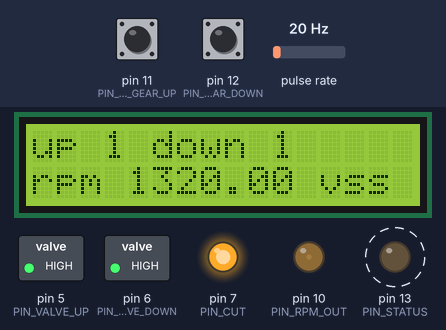
The sketch below on a simulated Arduino Uno, built with avr-gcc and run on an emulated ATmega328P. Parts: 16×2 character LCD, switched loads named in the sketch (green lamp = pin HIGH), output pins drawn as LEDs (lit = HIGH). Wiring (inferred from the names in the program): pulse sensor: data pin 2. Dashed ring = blinking. Inputs (shaded band) come from the test bench; at power-on: pulse rate 20 Hz, pin 11 (PIN_BTN_GEAR_UP) HIGH, pin 12 (PIN_BTN_GEAR_DOWN) HIGH.

Above: at 1.2 s.
1.3 s: pulse rate (sensor on pin 2) set to 150 Hz
At 2.9 s:
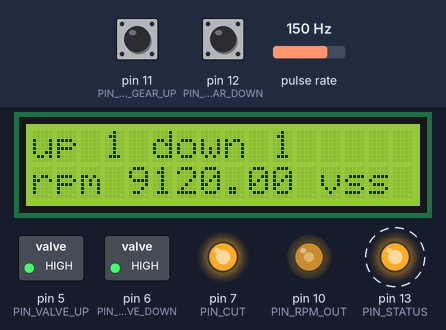
3.1 s: pin 11 (PIN_BTN_GEAR_UP) pulled LOW for 0.15 s
At 3.36 s:
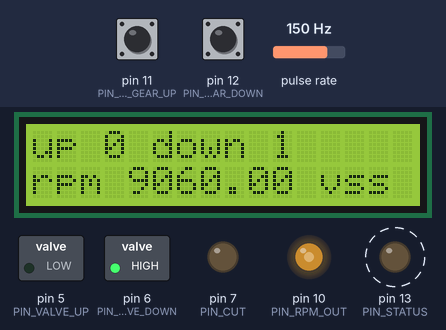
3.8 s: pin 12 (PIN_BTN_GEAR_DOWN) pulled LOW for 1 s
At 4.51 s:
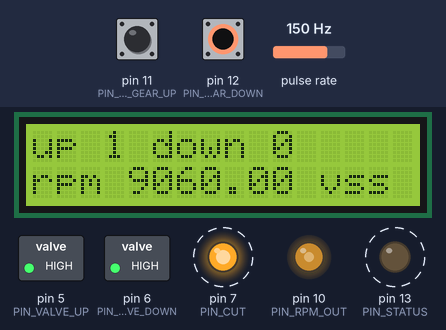
5.4 s: pin 11 (PIN_BTN_GEAR_UP) pulled LOW for 1 s
At 5.89 s:
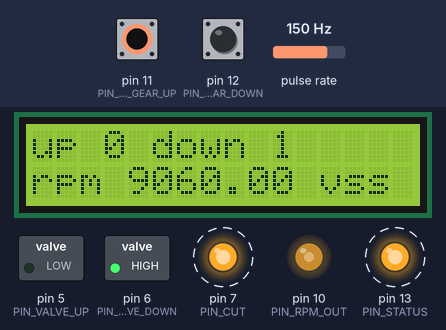
7.0 s: pulse rate (sensor on pin 2) set to 4 Hz
At 7.2 s:
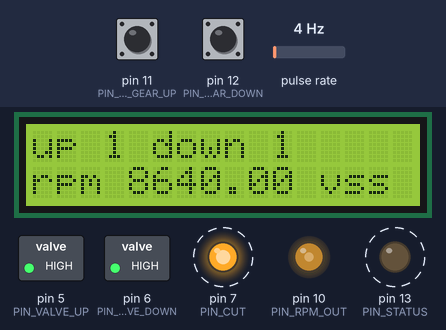
8.6 s: pin 12 (PIN_BTN_GEAR_DOWN) pulled LOW for 0.15 s
At 9.07 s:
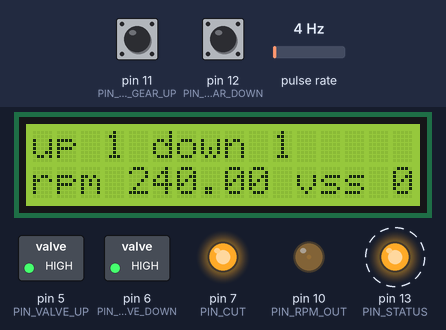
Timing chart, 0 to 10.3 s (numbered marks = the images above; inputs shaded):
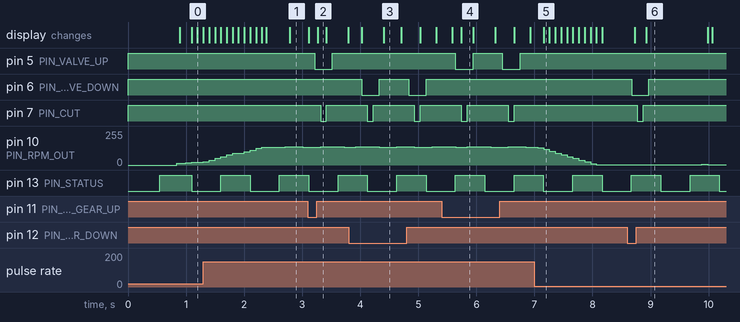

The sketch:

formula600.ino
```cpp
// (licence header left out)
/*
 * TODO List
 *   - gear meter using rpm and vs sensor
 */

/*
 * WISH List ?
 *   - launch control (control rpm at start and clutch)
 *       control position of clutch is very difficult (almost impossible).
 *       So rather control position linearly, divide position into 3. Pushed,
 *       not pushed, half-pushed.
 *   - wing control (due to down-force in corner)
 *   - neutral gear detection
 */

#include "LiquidCrystal_I2C.h"

//#define TASK_SERIAL

/******************************************************************************
 * class declaration
 ******************************************************************************/
// Button class for debouncing
class Button {
  int pin;
  unsigned long lastDebounceTime;
  bool lastState;
  bool state;
public:
  Button(int pin, int state);
  void update();
  bool getState();
};

/******************************************************************************
 * pins
 ******************************************************************************/
// button
const int PIN_BTN_GEAR_UP = 11; // pull-up
const int PIN_BTN_GEAR_DOWN = 12; // pull-up

// relay
const int PIN_VALVE_UP = 5; // relay pin
const int PIN_VALVE_DOWN = 6; // relay pin
const int PIN_CUT = 7; // relay pin

//
const int PIN_RPM_IN = 2; // interrupt pin
const int PIN_VSS = 3; // interrupt pin

const int PIN_RPM_OUT = 10; // pwm pin

const int PIN_STATUS = 13;

/******************************************************************************
 * global variables
 ******************************************************************************/

// engine specific constants
const int ENGINE_CYLINDERS = 4;
const int ENGINE_STROKES = 4;

//   gear ratio = in / out
const char GEAR_PATTERN[7] = {'1', 'N', '2', '3', '4', '5', '6'};
const float GEAR_PRIMARY = 2.111; // 76/36
const float GEAR_FINAL = 2.625; // 42/16
const float GEAR_RATIO[6] = {
  2.750, // 33/12
  2.000, // 32/16
  1.667, // 30/18
  1.444, // 26/18
  1.304, // 30/23
  1.208  // 29/24
};

Button gearUpBtn(PIN_BTN_GEAR_UP, HIGH);
Button gearDownBtn(PIN_BTN_GEAR_DOWN, HIGH);

const unsigned long DEBOUNCE_DELAY = 50; // milli sec

// 아두이노가 전원이 들어온 직후에 약간의 텀을 두어서 오작동을 줄이고자 함.
// to make arduino waits until system gets stabilized
bool startingUp = true;
const int STARTING_UP_DELAY = 800;

// taskGear
//
//        0         50        100       150       200       250       300 (ms)
//        |---------|---------|---------|---------|---------|---------|
// button *--*
// gear   *-----------------------------------------------------------*
// cut              *---------*
bool canGearShift = true;
unsigned long lastGearShift;
const unsigned long GEAR_SHIFT_DELAY = 500;

bool canGearUp = false;
bool canGearDown = false;
bool canGearUpReturn = false;
bool canGearDownReturn = false;
unsigned long lastGearUp;
unsigned long lastGearDown;
unsigned long lastGearUpReturn;
unsigned long lastGearDownReturn;
const unsigned long GEAR_UP_DELAY = 0; // IMPORTANT
const unsigned long GEAR_DOWN_DELAY = 0; // IMPORTANT
const unsigned long GEAR_UP_RETURN_DELAY = 300; // IMPORTANT
const unsigned long GEAR_DOWN_RETURN_DELAY = 300; // IMPORTANT

bool canCut = false;
bool canCutReturn = false;
unsigned long lastCut;
unsigned long lastCutReturn;
const unsigned long CUT_DELAY = 50; // IMPORTANT
const unsigned long CUT_RETURN_DELAY = 50; // IMPORTANT

// taskLCD
LiquidCrystal_I2C lcd(0x27, 16, 2);
unsigned long lastLCDPrint;
const unsigned long LCD_PRINT_DELAY = 100;

// taskSerial
unsigned long lastSerial;
const unsigned long SERIAL_DELAY = 100;

// taskRPM
int rpmPulses;
unsigned long lastRPM;
const unsigned long MAX_RPM = 17000;
const unsigned long RPM_CHECK_DURATION = 100;

const int MAX_RPM_COUNT = 10; // variables for interpolating rpm over time
float rpms[MAX_RPM_COUNT];
int rpm_ptr;
float rpm_accum;
float rpm;

bool warningMode = false;
unsigned long lastBlink;
bool blinkState;
const unsigned long BLINK_RATE = 200;
const int WARN_RPM = 13000;
const unsigned long WARN_DURATION = 1000;

// taskVSS
int vssPulses;
unsigned long lastVSS;
const unsigned long VSS_CHECK_DURATION = 100;

/******************************************************************************
 * class definitions
 ******************************************************************************/
Button::Button(int pin, int state) : pin(pin), lastState(state), state(state) {
  lastDebounceTime = millis();
  lastState = digitalRead(pin);
  state = lastState;
}

void Button::update() {
  int curState = digitalRead(pin);
  if (curState != lastState)
    lastDebounceTime = millis();
  if ((millis() - lastDebounceTime) > DEBOUNCE_DELAY)
    state = curState;
  lastState = curState;
}

bool Button::getState() {
  return state;
}

/******************************************************************************
 * functions
 ******************************************************************************/

// function declarations

void setup();
void loop();

void rpmInterrupt();
void vssInterrupt();

void taskButton();
void taskGear();
void taskRPM();
void taskVSS();
void taskLCD();

// function definitions

void setup() {
  // setup pin modes
  pinMode(PIN_BTN_GEAR_UP, INPUT_PULLUP);
  pinMode(PIN_BTN_GEAR_DOWN, INPUT_PULLUP);

  pinMode(PIN_VALVE_UP, OUTPUT); // relay pin
  pinMode(PIN_VALVE_DOWN, OUTPUT); // relay pin
  pinMode(PIN_CUT, OUTPUT); // relay pin
  digitalWrite(PIN_VALVE_UP, HIGH);
  digitalWrite(PIN_VALVE_DOWN, HIGH);
  digitalWrite(PIN_CUT, HIGH);

  pinMode(PIN_RPM_IN, INPUT); // interrupt pin
  pinMode(PIN_VSS, INPUT); // interrupt pin

  pinMode(PIN_RPM_OUT, OUTPUT); // pwm pin

  pinMode(PIN_STATUS, OUTPUT);
  digitalWrite(PIN_STATUS, LOW);

  // init taskGear
  canGearShift = true;
  lastGearShift = millis();

  // init rpm and vss
  attachInterrupt(digitalPinToInterrupt(PIN_RPM_IN), rpmInterrupt, FALLING);
  //attachInterrupt(digitalPinToInterrupt(PIN_VSS), vssInterrupt, FALLING);

  // init lcd
  lastLCDPrint = millis();
  lcd.begin();
  lcd.backlight();

#ifdef TASK_SERIAL
  Serial.begin(9600);
#endif
}

/*
 * taskButton
 */

void taskButton() {
  gearUpBtn.update();
  gearDownBtn.update();
}

/*
 * taskGear
 */

void taskGear() {
  if (startingUp) return;

  bool gearUp = gearUpBtn.getState();
  bool gearDown = gearDownBtn.getState();

  if (canGearShift && (gearUp == false || gearDown == false)
          && millis() - lastGearShift > GEAR_SHIFT_DELAY) {
    canGearShift = false;

    canCut = true;
    lastCut = millis();

    if (gearUp == false) {
      canGearUp = true;
      lastGearUp = millis();
    } else if (gearDown == false) {
      canGearDown = true;
      lastGearDown = millis();
    }
  }

  // gearUp and gearUpReturn
  if (canGearUp && millis() - lastGearUp > GEAR_UP_DELAY) {
    canGearUp = false;
    canGearUpReturn = true;
    lastGearUpReturn = millis();
    digitalWrite(PIN_VALVE_UP, LOW);
  }
  if (canGearUpReturn && millis() - lastGearUpReturn > GEAR_UP_RETURN_DELAY) {
    canGearUpReturn = false;
    canGearShift = true;
    lastGearShift = millis();
    digitalWrite(PIN_VALVE_UP, HIGH);
  }

  // gearDown and gearDownReturn
  if (canGearDown && millis() - lastGearDown > GEAR_DOWN_DELAY) {
    canGearDown = false;
    canGearDownReturn = true;
    lastGearDownReturn = millis();
    digitalWrite(PIN_VALVE_DOWN, LOW);
  }
  if (canGearDownReturn
      && millis() - lastGearDownReturn > GEAR_DOWN_RETURN_DELAY) {
    canGearDownReturn = false;
    canGearShift = true;
    lastGearShift = millis();
    digitalWrite(PIN_VALVE_DOWN, HIGH);
  }

  // cut and cutReturn
  if (canCut && millis() - lastCut > CUT_DELAY) {
    canCut = false;
    canCutReturn = true;
    lastCutReturn = millis();
    digitalWrite(PIN_CUT, LOW);
  }

  if (canCutReturn && millis() - lastCutReturn > CUT_RETURN_DELAY) {
    canCutReturn = false;
    digitalWrite(PIN_CUT, HIGH);
  }
}

/*
 * taskRPM
 */

void rpmInterrupt() {
  rpmPulses++;
}

void taskRPM() {
  if (startingUp) return;

  // read rpm

  if (millis() - lastRPM > RPM_CHECK_DURATION) {
    lastRPM = millis();

    // calculate new rpm
    float new_rpm = rpmPulses / (float) RPM_CHECK_DURATION * 60000.0; // 1000 * 60
    if (rpm > MAX_RPM) rpm = MAX_RPM;
    rpmPulses = 0;

    // accumulate recent rpms
    rpm_accum -= rpms[rpm_ptr];
    rpm_accum += new_rpm;
    rpms[rpm_ptr] = new_rpm;
    rpm_ptr = (rpm_ptr + 1) % MAX_RPM_COUNT; // move pointer to next

    // update rpm
    rpm = rpm_accum / (float) MAX_RPM_COUNT; // average rpm
  }

  // write rpm to indicator

  analogWrite(PIN_RPM_OUT, map(rpm, 0, MAX_RPM, 0, 255));

  // rpm warning function

  if (!warningMode) {
    warningMode = rpm >= WARN_RPM;
  } else {
    if (millis() - lastBlink > BLINK_RATE) {
      lastBlink = millis();
      blinkState = !blinkState;
    }

    if (blinkState) analogWrite(PIN_RPM_OUT, 0);

    if (rpm < WARN_RPM) {
      warningMode = false;
      blinkState = false;
    }
  }
}

/*
 * taskVSS
 */

void vssInterrupt() {
  vssPulses++;
}

void taskVSS() {
  if (startingUp) return;

  if (millis() - lastVSS > VSS_CHECK_DURATION) {
    lastVSS = millis();

    // TODO do something with vssPulses
    vssPulses = 0;
  }
}

/*
 * taskLCD
 */

void taskLCD() {
  if (startingUp) {
    // print credit (?)
    lcd.setCursor(0, 0);
    lcd.print("A-FA formula 600");
    lcd.setCursor(0, 1);
    lcd.print("quick-shifter");
    lcd.print("                      ");
  } else if (millis() - lastLCDPrint > LCD_PRINT_DELAY) {
    lastLCDPrint = millis();

    lcd.setCursor(0, 0);
    lcd.print("up ");
    lcd.print(gearUpBtn.getState());
    lcd.print(" down ");
    lcd.print(gearDownBtn.getState());
    lcd.print("               ");

    lcd.setCursor(0, 1);
    lcd.print("rpm ");
    lcd.print(rpm);
    lcd.print(" vss ");
    lcd.print(vssPulses);

    lcd.print("               ");
    /*
    lcd.print("pulses : ");
    lcd.print(pulses);
    */
  }
}

#ifdef TASK_SERIAL
void taskSerial() {
  if (millis() - lastSerial > SERIAL_DELAY) {
    lastSerial = millis();

    Serial.print("gearUp ");
    Serial.print(gearUpBtn.getState());
    Serial.print(" gearDown ");
    Serial.print(gearDownBtn.getState());
    Serial.println();
  }
}
#endif

/******************************************************************************
 * loop
 ******************************************************************************/

/// TEST
unsigned long asdf;
bool asdfMode;
/// TEST

void loop() {
  // starting up delay
  if (startingUp && millis() > STARTING_UP_DELAY) startingUp = false;

  // tasks
  taskButton();
  taskGear();
  taskRPM();
  taskVSS();
  taskLCD();
#ifdef TASK_SERIAL
  taskSerial();
#endif

  /// TEST
  if (millis() - asdf > 500) {
    asdf = millis();
    asdfMode = !asdfMode;
  }
  digitalWrite(PIN_STATUS, asdfMode);
  /// TEST
}
```

Measured:
- after the input at 3.1 s, pin 5 (PIN_VALVE_UP): HIGH → LOW after 0.12 s, → HIGH 0.30 s later; pin 7 (PIN_CUT): HIGH → LOW after 0.22 s, → HIGH 0.10 s later; the display: first differs from a run without the input after 0.16 s (image 2)
- after the input at 3.8 s, pin 6 (PIN_VALVE_DOWN): alternates HIGH for 0.51 s and LOW for 0.30 s, starting after 0.22 s; pin 7 (PIN_CUT): alternates HIGH for 0.71 s and LOW for 0.10 s, starting after 0.33 s; the display: first changes after 0.22 s (image 3 shows a later state)
- after the input at 5.4 s, pin 5 (PIN_VALVE_UP): alternates HIGH for 0.51 s and LOW for 0.30 s, starting after 0.24 s; pin 7 (PIN_CUT): alternates HIGH for 0.71 s and LOW for 0.10 s, starting after 0.34 s; the display: first changes after 0.19 s (image 4 shows a later state)
- after the input at 8.6 s, pin 6 (PIN_VALVE_DOWN): HIGH → LOW after 0.07 s, → HIGH 0.30 s later; pin 7 (PIN_CUT): HIGH → LOW after 0.17 s, → HIGH 0.10 s later; the display: first changes after 0.13 s (image 6 shows a later state)
- what the display in image 6 shows lasts 1.1 s, from 8.9 s to 10.0 s
